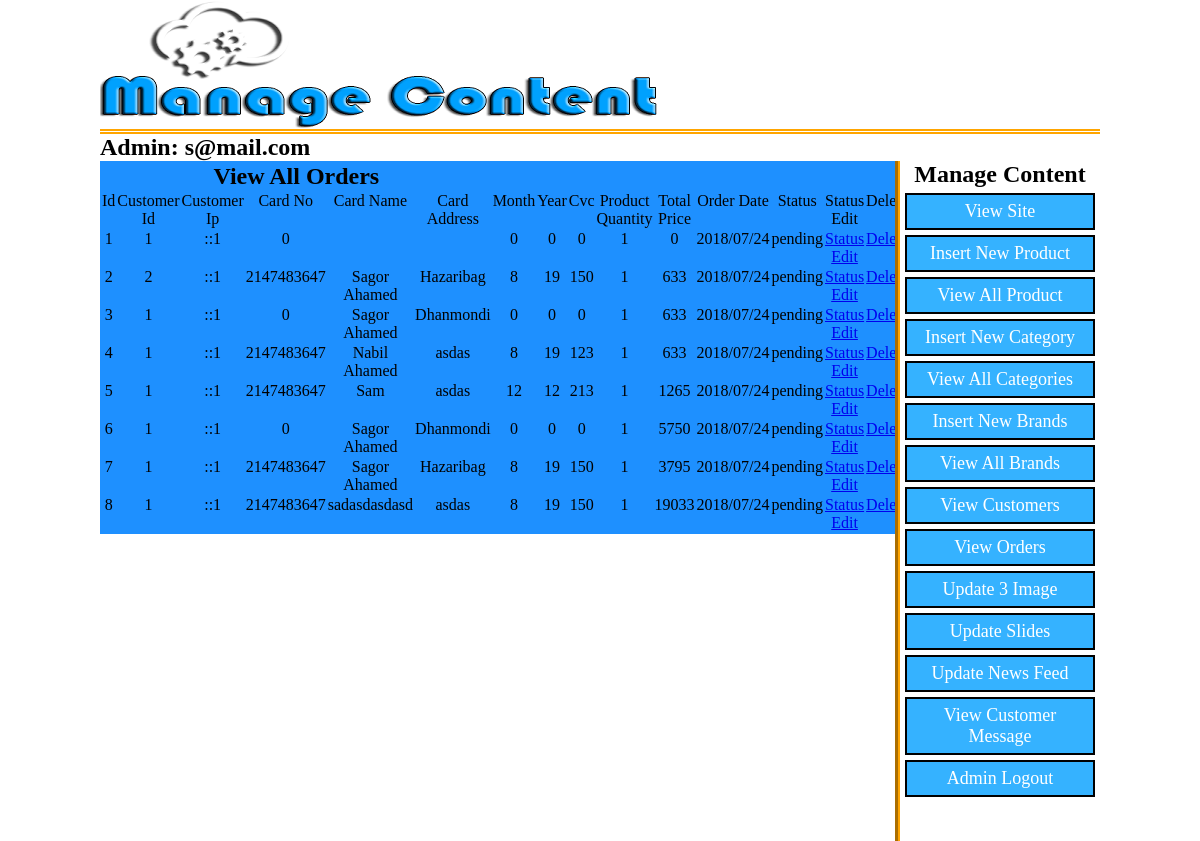
The app's page /admin_panel/index.php?view_orders (signed in) with its own data.
### tables this page shows
CREATE TABLE `invoice_info` (
  `id` int(11) NOT NULL,
  `customer_id` int(11) NOT NULL,
  `customer_ip` varchar(100) NOT NULL,
  `card_num` int(11) NOT NULL,
  `card_name` varchar(100) NOT NULL,
  `card_address` varchar(100) NOT NULL,
  `card_mm` int(11) NOT NULL,
  `card_yy` int(11) NOT NULL,
  `card_cvc` int(11) NOT NULL,
  `product_quantity` int(11) NOT NULL,
  `total_price` int(11) NOT NULL,
  `date` varchar(100) NOT NULL,
  `status` varchar(100) NOT NULL,
  `paid_via` varchar(100) NOT NULL,
  `phone` varchar(100) NOT NULL,
  `product_names` text NOT NULL,
  `product_qtys` text NOT NULL
);

### admin_panel/view_orders.php (the view)
<?php
if (!isset($_SESSION['admin_email'])) {
	echo "<script>window.open('login.php?not_admin=Your are not an Admin!','_self')</script>";
}else{
?>
<table width="795" align="center" height="300" bgcolor="#1E90FF" border="2px groove black">
		<tr align="center">
			<td colspan="6"><h2>View All Orders</h2></td>
		</tr>
		<tr align="center">
			<td>Id</td>
			<td>Customer Id</td>
			<td>Customer Ip</td>
			<td>Card No</td>
			<td>Card Name</td>
			<td>Card Address</td>
			<td>Month</td>
			<td>Year</td>
			<td>Cvc</td>
				<td>Product Quantity</td>
			<td>Total Price</td>
				<td>Order Date</td>
			<td>Status</td>
			<td>Status Edit</td>
			<td>Delete</td>
		</tr>
		<?php
			include 'includes/db.php';
			$run_c=$con->query("SELECT * FROM invoice_info ");
			$i=0;
			while ($row=mysqli_fetch_array($run_c)) {
					$id=$row['id'];
					$c_id=$row['customer_id'];
					$c_ip=$row['customer_ip'];
					$c_num=$row['card_num'];
					$c_name=$row['card_name'];
					$c_address=$row['card_address'];
					$c_mm=$row['card_mm'];
					$c_yy=$row['card_yy'];
					$c_cvc=$row['card_cvc'];
					$c_quantity=$row['product_quantity'];
					$c_price=$row['total_price'];
					$c_date=$row['date'];
					$c_status=$row['status'];
					$i++;
		?>
		<tr align="center">
			<td><?php echo $i; ?></td>
			<td><?php echo $c_id; ?></td>
			<td><?php echo $c_ip; ?></td>
			<td><?php echo $c_num; ?></td>
			<td><?php echo $c_name; ?></td>
			<td><?php echo $c_address; ?></td>
			<td><?php echo $c_mm; ?></td>
			<td><?php echo $c_yy; ?></td>
			<td><?php echo $c_cvc; ?></td>
			<td><?php echo $c_quantity; ?></td>
			<td><?php echo $c_price; ?></td>
			<td><?php echo $c_date; ?></td>
			<td><?php echo $c_status; ?></td>
			<td><a href="index.php?edit_orders=<?php echo $id; ?>">Status Edit</a></td>
			<td><a href="delete_orders.php?delete_orders=<?php echo $id; ?>">Delete</a></td>
		</tr>
		<?php
			}
		?>
</table>
<?php
}
?>

### admin_panel/styles/style.css (style rules this page uses)
html, body, div, span, applet, object, iframe, h1, h2, h3, h4, h5, h6, p, blockquote, pre, a, abbr, acronym, address, big, cite, code, del, dfn, em, img, ins, kbd, q, s, samp, small, strike, strong, sub, sup, tt, var, b, u, i, center, dl, dt, dd, ol, ul, li, fieldset, form, label, legend, table, caption, tbody, tfoot, thead, tr, th, td, article, aside, canvas, details, embed, figure, figcaption, footer, header, hgroup, menu, nav, output, ruby, section, summary, time, mark, audio, video { margin: 0; padding: 0; border: 0; vertical-align: baseline; }
body { background: #FFFFFF; }

### records on screen
invoice_info: customer "1", customer_ip "::1", card_num "0", card_mm "0", card_yy "0", card_cvc "0", product_quantity "1", total_price "0", date "2018/07/24", status "pending"
invoice_info: customer "2", customer_ip "::1", card_num "2147483647", card_name "Sagor Ahamed", card_address "Hazaribag", card_mm "8", card_yy "19", card_cvc "150", product_quantity "1", total_price "633", date "2018/07/24", status "pending"
invoice_info: customer "1", customer_ip "::1", card_num "0", card_name "Sagor Ahamed", card_address "Dhanmondi", card_mm "0", card_yy "0", card_cvc "0", product_quantity "1", total_price "633", date "2018/07/24", status "pending"
invoice_info: customer "1", customer_ip "::1", card_num "2147483647", card_name "Nabil Ahamed", card_address "asdas", card_mm "8", card_yy "19", card_cvc "123", product_quantity "1", total_price "633", date "2018/07/24", status "pending"
invoice_info: customer "1", customer_ip "::1", card_num "2147483647", card_name "Sam", card_address "asdas", card_mm "12", card_yy "12", card_cvc "213", product_quantity "1", total_price "1265", date "2018/07/24", status "pending"
invoice_info: customer "1", customer_ip "::1", card_num "0", card_name "Sagor Ahamed", card_address "Dhanmondi", card_mm "0", card_yy "0", card_cvc "0", product_quantity "1", total_price "5750", date "2018/07/24", status "pending"
invoice_info: customer "1", customer_ip "::1", card_num "2147483647", card_name "Sagor Ahamed", card_address "Hazaribag", card_mm "8", card_yy "19", card_cvc "150", product_quantity "1", total_price "3795", date "2018/07/24", status "pending"
invoice_info: customer "1", customer_ip "::1", card_num "2147483647", card_name "sadasdasdasd", card_address "asdas", card_mm "8", card_yy "19", card_cvc "150", product_quantity "1", total_price "19033", date "2018/07/24", status "pending"

### other values on screen
$_SESSION['admin_email'] "s@mail.com"
